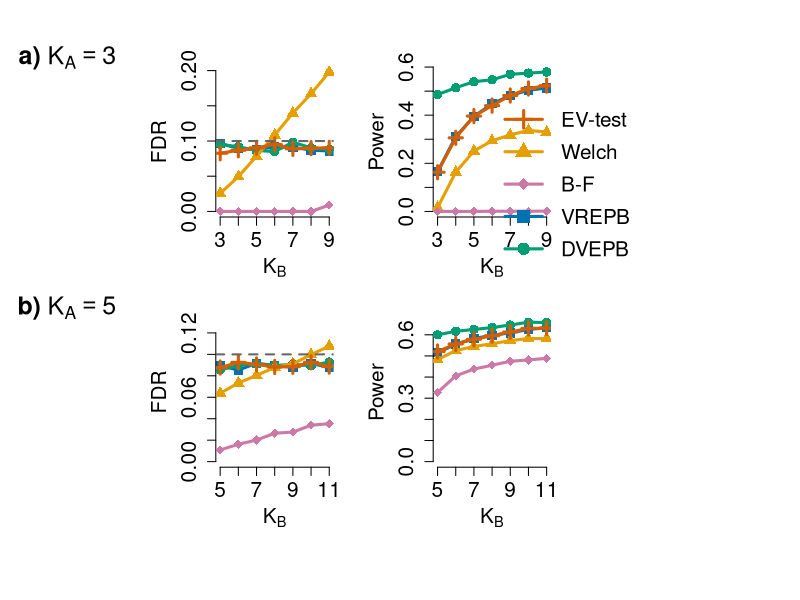

The R source for this figure:
library(RColorBrewer)

Full_FDR_Data = read.csv('./Full Data/Equal_FDR_Data.csv')
Full_Power_Data = read.csv('./Full Data/Equal_Power_Data.csv')

method_colors = c(
  EV_test = "#D55E00",   # orange (plus)
  Welch  = "#E69F00",    # gold (triangle)
  B_F    = "#CC79A7",    # magenta (diamond)
  VREPB  = "#0072B2",    # blue (square)
  DVEPB  = "#009E73"     # green (circle)
)

method_pch = c(
  EV_test = 3,     # plus sign
  Welch   = 17,    # triangle
  B_F     = 18,    # diamond
  VREPB   = 15,    # square
  DVEPB   = 16     # circle
)

FDR_plotter = function(n1, length_n2, Full_FDR_Data) {
  n2_range = n1:(n1 + length_n2 - 1)
  dat = Full_FDR_Data[Full_FDR_Data$n1 == n1 & (Full_FDR_Data$n2 %in% n2_range), ]
  
  plot(dat$n2, dat$VREPB, type = 'o', pch = method_pch["VREPB"], col = method_colors["VREPB"], 
       lwd = 3, cex = 1.5, xlab = expression(K[B]), ylab = "FDR",
       ylim = c(0, max(dat[, c("VREPB", "DVEPB", "Welch", "B_F", "EV_test")], 0.13)),
       cex.lab = 1.5, cex.axis = 1.5, bty = "n")
  lines(dat$n2, dat$DVEPB, type = 'o', pch = method_pch["DVEPB"], col = method_colors["DVEPB"], lwd = 3, cex = 1.5)
  lines(dat$n2, dat$Welch, type = 'o', pch = method_pch["Welch"], col = method_colors["Welch"], lwd = 3, cex = 1.5)
  lines(dat$n2, dat$B_F, type = 'o', pch = method_pch["B_F"], col = method_colors["B_F"], lwd = 3, cex = 1.5)
  lines(dat$n2, dat$EV_test, type = 'o', pch = method_pch["EV_test"], col = method_colors["EV_test"], lwd = 3, cex = 1.5)
  abline(h = 0.1, lwd = 2, col = "gray40", lty = 2)
}

Power_plotter = function(n1, length_n2, Full_Power_Data) {
  n2_range = n1:(n1 + length_n2 - 1)
  dat = Full_Power_Data[Full_Power_Data$n1 == n1 & (Full_Power_Data$n2 %in% n2_range), ]
  
  plot(dat$n2, dat$VREPB, type = 'o', pch = method_pch["VREPB"], col = method_colors["VREPB"],
       lwd = 3, cex = 1.5, xlab = expression(K[B]), ylab = "Power",
       ylim = c(0, max(dat[, c("VREPB", "DVEPB", "Welch", "B_F", "EV_test")])), 
       cex.lab = 1.5, cex.axis = 1.5, bty = "n")
  lines(dat$n2, dat$DVEPB, type = 'o', pch = method_pch["DVEPB"], col = method_colors["DVEPB"], lwd = 3, cex = 1.5)
  lines(dat$n2, dat$Welch, type = 'o', pch = method_pch["Welch"], col = method_colors["Welch"], lwd = 3, cex = 1.5)
  lines(dat$n2, dat$B_F, type = 'o', pch = method_pch["B_F"], col = method_colors["B_F"], lwd = 3, cex = 1.5)
  lines(dat$n2, dat$EV_test, type = 'o', pch = method_pch["EV_test"], col = method_colors["EV_test"], lwd = 3, cex = 1.5)
}

png("./Graph/Pub Combined Equal labeled.png", width = 3200, height = 2400, res = 300, family = "sans")
par(mfrow = c(2, 2), mar = c(4,4,2,2), oma = c(4, 9, 2, 13), mgp = c(2.8, 1, 0))

# First row (K_A = 3)
FDR_plotter(3, 7, Full_FDR_Data)
Power_plotter(3, 7, Full_Power_Data)

# Second row (K_A = 5)
FDR_plotter(5, 7, Full_FDR_Data)
Power_plotter(5, 7, Full_Power_Data)

# Add row labels on the left, centered vertically for each row
par(xpd = NA)
mtext(expression(bold("a) ") * K[A] == 3), side = 2, outer = TRUE, line = 2, at = 0.95, cex = 1.5, las = 1)
mtext(expression(bold("b) ") * K[A] == 5), side = 2, outer = TRUE, line = 2, at = 0.45, cex = 1.5, las = 1)

# Add legend
legend("topright", inset = c(-0.75, -1.5),
       legend = c("EV-test", "Welch", "B-F", "VREPB", "DVEPB"),
       col = method_colors, pch = method_pch, lwd = 3, pt.cex = 2,
       cex = 1.5, y.intersp = 1.3, bty = "n", xpd = NA)

dev.off()